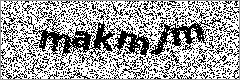
#> input picture hhh.png, 240 x 80 px
$ python dsdsd.py   (older library calls are emulated)
#> lines starting #> are read from the running program, lines starting #| are printed output that depends on the picture; after the words box and inside, x2 and y2 are one past the last pixel; in counts of white or black regions, pixels touching at a corner belong together
from cv2 import * #Import functions from OpenCV
import cv2
import numpy as np
# [59 lines left out: function a, not called in this run]

def b():
    if __name__ == '__main__':
        kernel = np.ones((2,2), np.uint8)
        kernel1 = np.ones((2,2), np.uint8)

        kernel2 = np.ones((2,2),np.float32)/5
        kernel3 = np.ones((2,2), np.uint8)
        source = cv2.imread('hhh.png')
#> source is the input picture: shape (80, 240, 3); min 0, max 255, mean 161.4
        source1 = cv2.dilate(source, kernel, iterations=1)
        source = cv2.GaussianBlur(source1,(5,5),1)

        source = cv2.resize(source1, (0,0), fx=2.5, fy=2.5)
#> source: shape (200, 600, 3)
        #source2 = cv2.dilate(source, kernel1, iterations=1)
        #
        #denoise = cv2.fastNlMeansDenoising(source,None,255,255,255)
        closing = cv2.morphologyEx(source, cv2.MORPH_CLOSE, kernel)#####
        source2 = cv2.erode(source, kernel, iterations=1)
        #gradient = cv2.morphologyEx(source, cv2.MORPH_GRADIENT, kernel2)

        #blur = cv2.bilateralFilter(source,255,255,255)


        opening = cv2.morphologyEx(source, cv2.MORPH_OPEN, kernel2)
        #source = cv2.erode(source1, kernel3, iterations=1)
        #closing = cv2.morphologyEx(opening, cv2.MORPH_CLOSE, kernel2)
        #source = cv2.medianBlur(closing,3)
        median = cv2.medianBlur(source,5)

        #

        #source = cv2.dilate(source, kernel1, iterations=1)
        #opening = cv2.morphologyEx(source, cv2.MORPH_OPEN, kernel)
        final = cv2.medianBlur(np.float32(source),3)
        processed_image = cv2.filter2D(final,-1,kernel2)
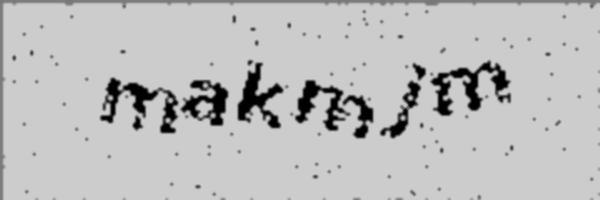
#> processed_image: shape (200, 600, 3) float32; min 0, max 204, mean 189.1


        # [6 lines of commented-out code are left out]


        dst = cv2.filter2D(source,-1,kernel2)

        #cv2.imwrite('33.png', source)
       #cv2.imshow('Source', source) #Show the image
        #cv2.imshow('Source1', source1)
        #cv2.imshow('Source2', source2) #Show the image
        #cv2.imshow('Final', final) #Show the image
        cv2.imwrite('Final_Picture.png', source2)
        cv2.imwrite('source1.png', source1)
        # [6 lines of commented-out code are left out]
def c():
    kernel = np.ones((3,3), np.uint8)
    kernel1 = np.ones((4,4), np.uint8)
    kernel2 = np.ones((4,4), np.uint8)
    source = cv2.imread('source1.png')
    source1 = cv2.dilate(source, kernel, iterations=1)
    erosion = cv2.erode(source1,kernel,iterations = 1)


    opening = cv2.morphologyEx(erosion, cv2.MORPH_OPEN, kernel1)
    closing = cv2.morphologyEx(opening, cv2.MORPH_CLOSE, kernel1)
    opening = cv2.morphologyEx(closing, cv2.MORPH_OPEN, kernel2)
    cv2.imwrite('source3.png', opening)


# [43 lines left out: functions d, e, not called in this run]
def f():
    import cv2
    import numpy as np
    from matplotlib import pyplot as plt

    img = cv2.imread('Final_Picture.png',0)
#> img: shape (200, 600); min 0, max 255, mean 231.2

    # global thresholding
    ret1,th1 = cv2.threshold(img,179,255,cv2.THRESH_BINARY)
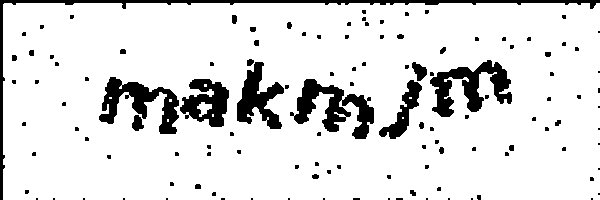
#> th1: shape (200, 600); 87.9% white; 122 black regions (95 under 20 px), largest, box (x1, y1, x2, y2) and area: (0, 0, 600, 200) 2617, (430, 60, 512, 117) 2110, (290, 79, 374, 139) 2106

    # Otsu's thresholding
    ret2,th2 = cv2.threshold(img,0,255,cv2.THRESH_BINARY+cv2.THRESH_OTSU)
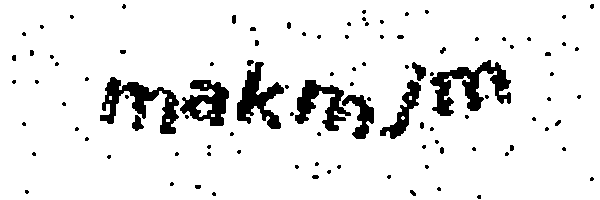
#> th2: shape (200, 600); 91.1% white; 104 black regions (77 under 20 px), largest, box (x1, y1, x2, y2) and area: (430, 60, 511, 116) 1922, (100, 77, 179, 134) 1697, (237, 62, 284, 129) 1403
#> ret2 = 143

    # Otsu's thresholding after Gaussian filtering
    blur = cv2.GaussianBlur(img,(5,5),0)
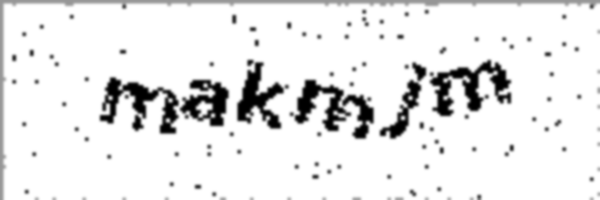
#> blur: shape (200, 600); min 0, max 255, mean 231.2
    ret3,th3 = cv2.threshold(blur,0,255,cv2.THRESH_BINARY+cv2.THRESH_OTSU)
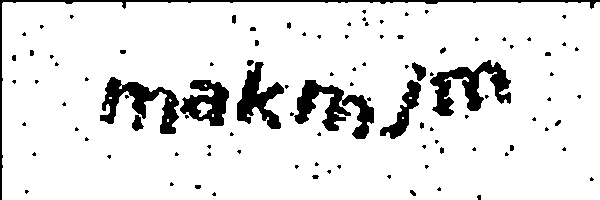
#> th3: shape (200, 600); 89.5% white; 102 black regions (75 under 20 px), largest, box (x1, y1, x2, y2) and area: (430, 60, 511, 116) 2005, (294, 80, 374, 139) 1976, (100, 77, 179, 134) 1780
#> ret3 = 160

    # plot all the images and their histograms
    images = [img, 0, th1,
              img, 0, th2,
              blur, 0, th3]
    titles = ['Original Noisy Image','Histogram','Global Thresholding (v=127)',
              'Original Noisy Image','Histogram',"Otsu's Thresholding",
              'Gaussian filtered Image','Histogram',"Otsu's Thresholding"]
    cv2.imwrite('source1.png', th3)

    for i in range(3):
        plt.subplot(3,3,i*3+1),plt.imshow(images[i*3],'gray')
        plt.title(titles[i*3]), plt.xticks([]), plt.yticks([])
        plt.subplot(3,3,i*3+2),plt.hist(images[i*3].ravel(),256)
        plt.title(titles[i*3+1]), plt.xticks([]), plt.yticks([])
        plt.subplot(3,3,i*3+3),plt.imshow(images[i*3+2],'gray')
        plt.title(titles[i*3+2]), plt.xticks([]), plt.yticks([])
    plt.show()
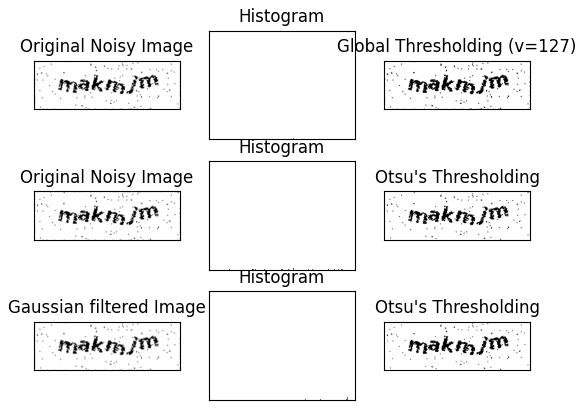
#> figure drawn by matplotlib, 9 panels
b()
f()
c()
#> in c, `source1 = cv2.dilate(source, kernel, iterations=1)`: source1: shape (200, 600, 3); 93.5% white; 103 black regions (93 under 20 px), largest, box (x1, y1, x2, y2) and area: (431, 61, 510, 115) 1416, (101, 78, 178, 133) 1239, (238, 63, 283, 128) 1089
#> in c, `erosion = cv2.erode(source1,kernel,iterations = 1)`: erosion: shape (200, 600, 3); 89.7% white; 102 black regions (75 under 20 px), largest, box (x1, y1, x2, y2) and area: (430, 60, 511, 116) 1990, (295, 80, 374, 139) 1968, (100, 77, 179, 134) 1773
#> in c, `opening = cv2.morphologyEx(erosion, cv2.MORPH_OPEN, kernel1)`: opening: shape (200, 600, 3); 88.6% white; 91 black regions (66 under 20 px), largest, box (x1, y1, x2, y2) and area: (0, 0, 600, 200) 2537, (431, 61, 512, 117) 2115, (291, 81, 375, 140) 2102
#> in c, `closing = cv2.morphologyEx(opening, cv2.MORPH_CLOSE, kernel1)`: closing: shape (200, 600, 3); 88.7% white; 22 black regions (8 under 20 px), largest, box (x1, y1, x2, y2) and area: (0, 0, 600, 200) 3264, (433, 63, 513, 118) 2080, (297, 82, 376, 141) 2065
#> in c, `opening = cv2.morphologyEx(closing, cv2.MORPH_OPEN, kernel2)`:
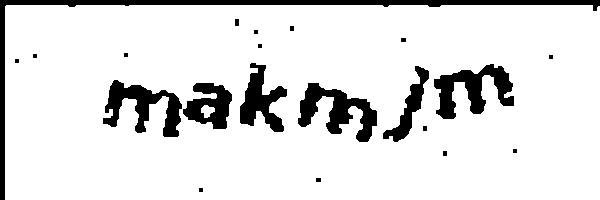
#> opening: shape (200, 600, 3); 88.1% white; 21 black regions (8 under 20 px), largest, box (x1, y1, x2, y2) and area: (0, 0, 600, 200) 4056, (434, 64, 514, 119) 2080, (298, 83, 377, 142) 2065

$ run again, with 2080.png copied over hhh.png
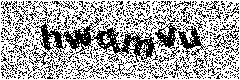
#> input picture 2080.png, 240 x 80 px
#> in b, source is the input picture: shape (80, 240, 3); 66% white; black in thin lines or dots
#> in b, `processed_image = cv2.filter2D(final,-1,kernel2)`:
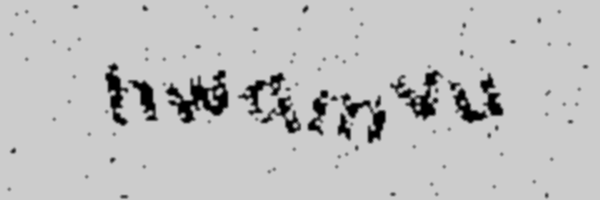
#> processed_image: shape (200, 600, 3) float32; min 0, max 204, mean 192.4
#> th1: shape (200, 600); 90.8% white; 102 black regions (70 under 20 px), largest, box (x1, y1, x2, y2) and area: (165, 69, 229, 124) 1817, (447, 72, 504, 124) 1326, (389, 69, 444, 121) 1255
#> th2: shape (200, 600); 91.9% white; 106 black regions (70 under 20 px), largest, box (x1, y1, x2, y2) and area: (165, 70, 229, 124) 1646, (390, 70, 444, 121) 1093, (340, 92, 386, 144) 817
#> ret2 = 148
#> th3: shape (200, 600); 92% white; 106 black regions (70 under 20 px), largest, box (x1, y1, x2, y2) and area: (165, 70, 229, 124) 1692, (390, 70, 443, 121) 1129, (340, 92, 386, 144) 837
#> ret3 = 154
#> erosion: shape (200, 600, 3); 92.5% white; 38 black regions (12 under 20 px), largest, box (x1, y1, x2, y2) and area: (165, 70, 229, 124) 1689, (390, 70, 443, 121) 1124, (340, 93, 386, 144) 836
#> in c, `opening = cv2.morphologyEx(closing, cv2.MORPH_OPEN, kernel2)`:
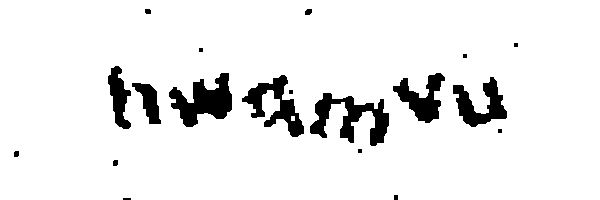
#> opening: shape (200, 600, 3); 92.3% white; 19 black regions (7 under 20 px), largest, box (x1, y1, x2, y2) and area: (169, 73, 232, 127) 1820, (310, 93, 389, 146) 1814, (242, 75, 304, 137) 1440
